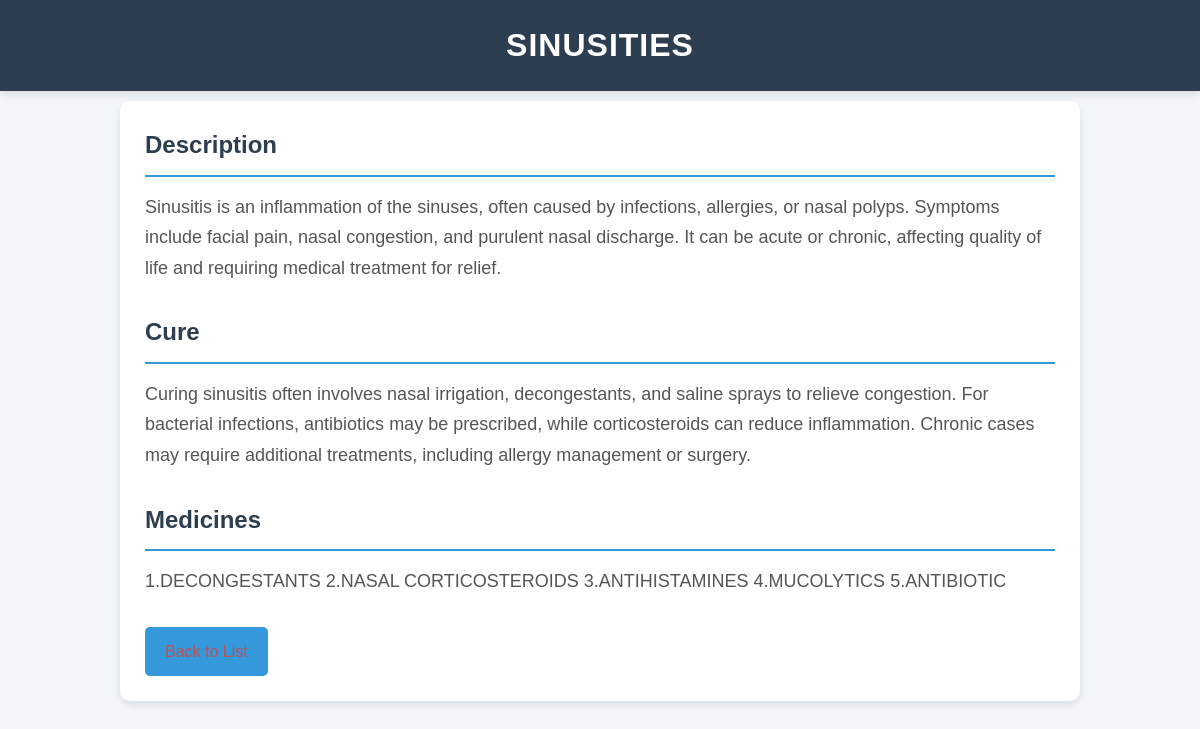
The app's page /disease/4/ (signed in) with its own data.
### diseases/models.py (models this page shows, shortened)
class Disease(models.Model):
    name = models.CharField(max_length=200)
    description = models.TextField()
    cure = models.TextField()
    medicine = models.TextField()

### diseases/views.py (the view)
# urls.py: path('disease/<int:pk>/', disease_detail, name='disease_detail'),
@login_required
def disease_detail(request, pk):
    disease = get_object_or_404(Disease, pk=pk)  # Get disease by primary key (pk)
    return render(request, 'disease_detail.html', {'disease': disease})

### diseases/templates/disease_detail.html (shortened to what this page needs)
<!DOCTYPE html>
<html lang="en">
<head>
</head>
<body>
    <div class="header">
        <h1>{{ disease.name }}</h1>
    </div>
    <div class="container">
        <section class="disease-info">
            <h2>Description</h2>
            <p>{{ disease.description }}</p>
        </section>
        <section class="disease-cure">
            <h2>Cure</h2>
            <p>{{ disease.cure }}</p>
        </section>
        <section class="disease-medicine">
            <h2>Medicines</h2>
            <p>{{ disease.medicine }}</p>
        </section>
        <a href="{% url 'disease_list' %}" class="back-link">Back to List</a>
    </div>
</body>
</html>

### diseases/templates/disease_detail.html (style rules this page uses)
* { margin: 0; padding: 0; box-sizing: border-box; }
body { font-family: 'Arial', sans-serif; background-color: #f3f7f9; color: #333; line-height: 1.6; }
.header { background-color: #2c3e50; color: white; padding: 20px 0; text-align: center; margin-bottom: 30px; box-shadow: 0 4px 8px rgba(0, 0, 0, 0.1); }
.header h1 { font-size: 32px; margin: 0; letter-spacing: 1px; }
.container { width: 80%; margin: 0 auto; padding: 25px; background-color: #ffffff; border-radius: 10px; box-shadow: 0 4px 8px rgba(0, 0, 0, 0.1); margin-top: -20px; margin-bottom: 50px; }
section { margin-bottom: 30px; }
section h2 { font-size: 24px; color: #2c3e50; border-bottom: 2px solid #3498db; padding-bottom: 10px; margin-bottom: 15px; }
section p { font-size: 18px; color: #555; margin-bottom: 10px; line-height: 1.7; }
.back-link { display: inline-block; padding: 12px 20px; background-color: #3498db; color: rgb(185, 83, 83); text-decoration: none; font-size: 16px; border-radius: 5px; transition: background-color 0.3s ease; }

### records on screen
Disease: name "SINUSITIES", description "Sinusitis is an inflammation of the sinuses, often caused by infections, allergies, or nasal polyps. Symptoms include facial pain, nasal congestion, and purulent nasal discharge. It can be acute or chronic, affecting quality of life and requiring medical treatment for relief.", cure "Curing sinusitis often involves nasal irrigation, decongestants, and saline sprays to relieve congestion. For bacterial infections, antibiotics may be prescribed, while corticosteroids can reduce inflammation. Chronic cases may require additional treatments, including allergy management or surgery.", medicine "1.DECONGESTANTS 2.NASAL CORTICOSTEROIDS 3.ANTIHISTAMINES 4.MUCOLYTICS 5.ANTIBIOTIC"
